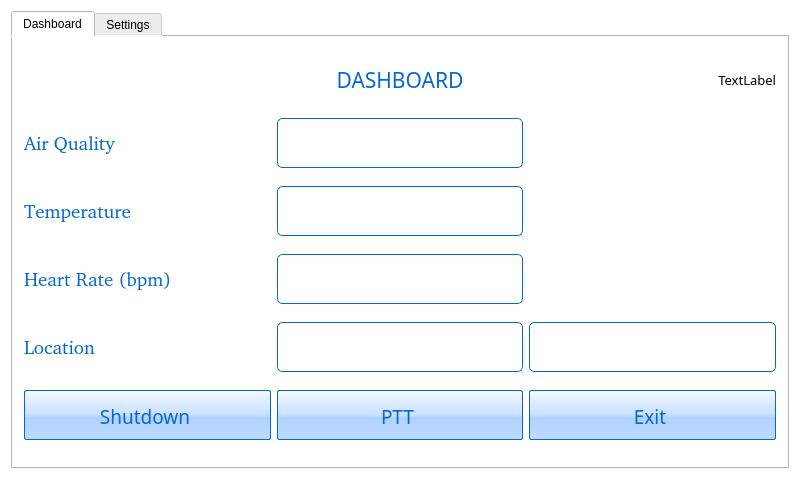
<?xml version="1.0" encoding="UTF-8"?>
<ui version="4.0">
 <class>MainWindow</class>
 <widget class="QMainWindow" name="MainWindow">
  <property name="geometry">
   <rect>
    <x>0</x>
    <y>0</y>
    <width>800</width>
    <height>480</height>
   </rect>
  </property>
  <property name="windowTitle">
   <string/>
  </property>
  <property name="styleSheet">
   <string notr="true">background-color: rgb(255,255,255);</string>
  </property>
  <widget class="QWidget" name="centralWidget">
   <layout class="QGridLayout" name="gridLayout_2">
    <item row="0" column="0">
     <widget class="QTabWidget" name="tabWidget">
      <property name="styleSheet">
       <string notr="true"/>
      </property>
      <property name="tabPosition">
       <enum>QTabWidget::North</enum>
      </property>
      <property name="tabShape">
       <enum>QTabWidget::Rounded</enum>
      </property>
      <property name="currentIndex">
       <number>0</number>
      </property>
      <property name="elideMode">
       <enum>Qt::ElideNone</enum>
      </property>
      <property name="tabBarAutoHide">
       <bool>true</bool>
      </property>
      <widget class="QWidget" name="tabDashboard">
       <attribute name="title">
        <string>Dashboard</string>
       </attribute>
       <layout class="QGridLayout" name="gridLayout">
        <item row="7" column="1">
         <widget class="QPushButton" name="pushButton_PTT">
          <property name="sizePolicy">
           <sizepolicy hsizetype="Expanding" vsizetype="Ignored">
            <horstretch>0</horstretch>
            <verstretch>0</verstretch>
           </sizepolicy>
          </property>
          <property name="minimumSize">
           <size>
            <width>0</width>
            <height>0</height>
           </size>
          </property>
          <property name="maximumSize">
           <size>
            <width>16777215</width>
            <height>50</height>
           </size>
          </property>
          <property name="font">
           <font>
            <family>Aero Matics</family>
            <pointsize>14</pointsize>
           </font>
          </property>
          <property name="focusPolicy">
           <enum>Qt::NoFocus</enum>
          </property>
          <property name="styleSheet">
           <string notr="true">QPushButton:hover{
        background: qlineargradient(x1:0, y1:0, x2:0, y2:1, stop:0.0 rgb(255,217,170), stop:0.5 rgb(255,187,110), stop:0.55 rgb(254,174,66), stop:1.0 rgb(254,219,116));
}

QPushButton {
        border: 1px solid rgb(5,104,204);
        border-radius: 2px;
        padding: 5px 10px 2px 5px;
        background: qlineargradient(x1:0, y1:0, x2:0, y2:1, stop:0.0 rgb(245,249,255), stop:0.5 rgb(199,223,255), stop:0.55 rgb(175,210,255), stop:1.0 rgb(192,219,255));
        color: rgb(5,104,204);
        height: 30px;
}

QPushButton:pressed {
        background: qlineargradient(x1:0, y1:0, x2:0, y2:1, stop:0.0 rgb(192,215,255), stop:0.5 rgb(207,210,111), stop:0.55 rgb(199,223,111), stop:1.0 rgb(245,249,255));
        padding-top: 2px;
        padding-left: 3px;

}

QPushButton:on {
        background: qlineargradient(x1:0, y1:0, x2:0, y2:1, stop:0.0 rgb(90,167,45), stop:0.5 rgb(179,226,150), stop:0.55 rgb(179,226,150), stop:1.0 rgb(245,249,255));
        padding-top: 2px;
        padding-left: 3px;
}

QPushButton:disabled {
        background: transparent rgb(229,233,238);
        padding-top: 2px;        
        padding-left: 3px;
        color: red;
}</string>
          </property>
          <property name="text">
           <string>PTT</string>
          </property>
          <property name="autoDefault">
           <bool>false</bool>
          </property>
          <property name="default">
           <bool>true</bool>
          </property>
          <property name="flat">
           <bool>false</bool>
          </property>
         </widget>
        </item>
        <item row="5" column="2">
         <widget class="QLineEdit" name="lineEdit_lon">
          <property name="sizePolicy">
           <sizepolicy hsizetype="Expanding" vsizetype="Expanding">
            <horstretch>0</horstretch>
            <verstretch>0</verstretch>
           </sizepolicy>
          </property>
          <property name="maximumSize">
           <size>
            <width>16777215</width>
            <height>50</height>
           </size>
          </property>
          <property name="font">
           <font>
            <family>Swis721 Cn BT [Bits]</family>
            <pointsize>14</pointsize>
           </font>
          </property>
          <property name="styleSheet">
           <string notr="true">color:rgb(5,104,204);
border: 1px solid;
border-radius: 5px;
border-color: rgb(5,104,204);</string>
          </property>
         </widget>
        </item>
        <item row="2" column="1">
         <widget class="QLineEdit" name="lineEdit_Air_Quality">
          <property name="sizePolicy">
           <sizepolicy hsizetype="Expanding" vsizetype="Expanding">
            <horstretch>0</horstretch>
            <verstretch>0</verstretch>
           </sizepolicy>
          </property>
          <property name="maximumSize">
           <size>
            <width>16777215</width>
            <height>50</height>
           </size>
          </property>
          <property name="font">
           <font>
            <family>Swis721 Cn BT [Bits]</family>
            <pointsize>14</pointsize>
           </font>
          </property>
          <property name="styleSheet">
           <string notr="true">color:rgb(5,104,204);
border: 1px solid;
border-radius: 5px;
border-color: rgb(5,104,204);</string>
          </property>
          <property name="text">
           <string/>
          </property>
         </widget>
        </item>
        <item row="5" column="0">
         <widget class="QLabel" name="label_4">
          <property name="sizePolicy">
           <sizepolicy hsizetype="Expanding" vsizetype="Expanding">
            <horstretch>0</horstretch>
            <verstretch>0</verstretch>
           </sizepolicy>
          </property>
          <property name="maximumSize">
           <size>
            <width>16777215</width>
            <height>50</height>
           </size>
          </property>
          <property name="sizeIncrement">
           <size>
            <width>0</width>
            <height>0</height>
           </size>
          </property>
          <property name="font">
           <font>
            <family>Swis721 Cn BT [Bits]</family>
            <pointsize>14</pointsize>
           </font>
          </property>
          <property name="styleSheet">
           <string notr="true">color:rgb(5,104,204);
</string>
          </property>
          <property name="text">
           <string>Location</string>
          </property>
         </widget>
        </item>
        <item row="0" column="0">
         <widget class="QLabel" name="lblNetConnectivity">
          <property name="sizePolicy">
           <sizepolicy hsizetype="Fixed" vsizetype="Fixed">
            <horstretch>0</horstretch>
            <verstretch>0</verstretch>
           </sizepolicy>
          </property>
          <property name="minimumSize">
           <size>
            <width>30</width>
            <height>30</height>
           </size>
          </property>
          <property name="maximumSize">
           <size>
            <width>40</width>
            <height>40</height>
           </size>
          </property>
          <property name="styleSheet">
           <string notr="true"/>
          </property>
          <property name="text">
           <string/>
          </property>
         </widget>
        </item>
        <item row="0" column="1">
         <widget class="QLabel" name="label_5">
          <property name="sizePolicy">
           <sizepolicy hsizetype="Expanding" vsizetype="Fixed">
            <horstretch>0</horstretch>
            <verstretch>0</verstretch>
           </sizepolicy>
          </property>
          <property name="maximumSize">
           <size>
            <width>16777215</width>
            <height>40</height>
           </size>
          </property>
          <property name="font">
           <font>
            <family>Aero Matics</family>
            <pointsize>16</pointsize>
            <weight>50</weight>
            <italic>false</italic>
            <bold>false</bold>
            <underline>false</underline>
           </font>
          </property>
          <property name="styleSheet">
           <string notr="true">color:rgb(5,104,204);</string>
          </property>
          <property name="text">
           <string>DASHBOARD</string>
          </property>
          <property name="alignment">
           <set>Qt::AlignCenter</set>
          </property>
         </widget>
        </item>
        <item row="0" column="2">
         <widget class="QLabel" name="lblSysDate">
          <property name="sizePolicy">
           <sizepolicy hsizetype="Expanding" vsizetype="Fixed">
            <horstretch>0</horstretch>
            <verstretch>0</verstretch>
           </sizepolicy>
          </property>
          <property name="maximumSize">
           <size>
            <width>16777215</width>
            <height>50</height>
           </size>
          </property>
          <property name="font">
           <font>
            <family>Aero Matics</family>
            <pointsize>10</pointsize>
           </font>
          </property>
          <property name="styleSheet">
           <string notr="true">color: rgb(0,0,0);</string>
          </property>
          <property name="text">
           <string>TextLabel</string>
          </property>
          <property name="alignment">
           <set>Qt::AlignRight|Qt::AlignTrailing|Qt::AlignVCenter</set>
          </property>
         </widget>
        </item>
        <item row="2" column="0">
         <widget class="QLabel" name="label">
          <property name="sizePolicy">
           <sizepolicy hsizetype="Expanding" vsizetype="Expanding">
            <horstretch>0</horstretch>
            <verstretch>0</verstretch>
           </sizepolicy>
          </property>
          <property name="maximumSize">
           <size>
            <width>16777215</width>
            <height>50</height>
           </size>
          </property>
          <property name="font">
           <font>
            <family>Swis721 Cn BT [Bits]</family>
            <pointsize>14</pointsize>
            <weight>50</weight>
            <bold>false</bold>
           </font>
          </property>
          <property name="styleSheet">
           <string notr="true">color:rgb(5,104,204);
</string>
          </property>
          <property name="text">
           <string>Air Quality</string>
          </property>
         </widget>
        </item>
        <item row="3" column="1">
         <widget class="QLineEdit" name="lineEdit_Temperature">
          <property name="sizePolicy">
           <sizepolicy hsizetype="Expanding" vsizetype="Expanding">
            <horstretch>0</horstretch>
            <verstretch>0</verstretch>
           </sizepolicy>
          </property>
          <property name="maximumSize">
           <size>
            <width>16777215</width>
            <height>50</height>
           </size>
          </property>
          <property name="font">
           <font>
            <family>Swis721 Cn BT [Bits]</family>
            <pointsize>14</pointsize>
           </font>
          </property>
          <property name="styleSheet">
           <string notr="true">color:rgb(5,104,204);
border: 1px solid;
border-radius: 5px;
border-color: rgb(5,104,204);</string>
          </property>
          <property name="text">
           <string/>
          </property>
         </widget>
        </item>
        <item row="3" column="0">
         <widget class="QLabel" name="label_2">
          <property name="sizePolicy">
           <sizepolicy hsizetype="Expanding" vsizetype="Expanding">
            <horstretch>0</horstretch>
            <verstretch>0</verstretch>
           </sizepolicy>
          </property>
          <property name="maximumSize">
           <size>
            <width>16777215</width>
            <height>50</height>
           </size>
          </property>
          <property name="font">
           <font>
            <family>Swis721 Cn BT [Bits]</family>
            <pointsize>14</pointsize>
           </font>
          </property>
          <property name="styleSheet">
           <string notr="true">color:rgb(5,104,204);
</string>
          </property>
          <property name="text">
           <string>Temperature</string>
          </property>
         </widget>
        </item>
        <item row="4" column="0">
         <widget class="QLabel" name="label_3">
          <property name="sizePolicy">
           <sizepolicy hsizetype="Expanding" vsizetype="Expanding">
            <horstretch>0</horstretch>
            <verstretch>0</verstretch>
           </sizepolicy>
          </property>
          <property name="maximumSize">
           <size>
            <width>16777215</width>
            <height>50</height>
           </size>
          </property>
          <property name="font">
           <font>
            <family>Swis721 Cn BT [Bits]</family>
            <pointsize>14</pointsize>
           </font>
          </property>
          <property name="styleSheet">
           <string notr="true">color:rgb(5,104,204);
</string>
          </property>
          <property name="text">
           <string>Heart Rate (bpm)</string>
          </property>
         </widget>
        </item>
        <item row="4" column="1">
         <widget class="QLineEdit" name="lineEdit_Heartbeat">
          <property name="sizePolicy">
           <sizepolicy hsizetype="Expanding" vsizetype="Expanding">
            <horstretch>0</horstretch>
            <verstretch>0</verstretch>
           </sizepolicy>
          </property>
          <property name="maximumSize">
           <size>
            <width>16777215</width>
            <height>50</height>
           </size>
          </property>
          <property name="font">
           <font>
            <family>Swis721 Cn BT [Bits]</family>
            <pointsize>14</pointsize>
           </font>
          </property>
          <property name="styleSheet">
           <string notr="true">color:rgb(5,104,204);
border: 1px solid;
border-radius: 5px;
border-color: rgb(5,104,204);</string>
          </property>
         </widget>
        </item>
        <item row="7" column="2">
         <widget class="QPushButton" name="pushButton_Exit">
          <property name="sizePolicy">
           <sizepolicy hsizetype="Expanding" vsizetype="Expanding">
            <horstretch>0</horstretch>
            <verstretch>0</verstretch>
           </sizepolicy>
          </property>
          <property name="maximumSize">
           <size>
            <width>16777215</width>
            <height>50</height>
           </size>
          </property>
          <property name="font">
           <font>
            <family>Aero Matics</family>
            <pointsize>14</pointsize>
           </font>
          </property>
          <property name="focusPolicy">
           <enum>Qt::NoFocus</enum>
          </property>
          <property name="styleSheet">
           <string notr="true">
QPushButton:hover{
        background: qlineargradient(x1:0, y1:0, x2:0, y2:1, stop:0.0 rgb(255,217,170), stop:0.5 rgb(255,187,110), stop:0.55 rgb(254,174,66), stop:1.0 rgb(254,219,116));
}

QPushButton {
        border: 1px solid rgb(5,104,204);
        border-radius: 2px;
        padding: 5px 10px 2px 5px;
        background: qlineargradient(x1:0, y1:0, x2:0, y2:1, stop:0.0 rgb(245,249,255), stop:0.5 rgb(199,223,255), stop:0.55 rgb(175,210,255), stop:1.0 rgb(192,219,255));
        color: rgb(5,104,204);
        height: 30px;
}

QPushButton:pressed {
        background: qlineargradient(x1:0, y1:0, x2:0, y2:1, stop:0.0 rgb(192,215,255), stop:0.5 rgb(207,210,111), stop:0.55 rgb(199,223,111), stop:1.0 rgb(245,249,255));
        padding-top: 2px;
        padding-left: 3px;

}

QPushButton:on {
        background: qlineargradient(x1:0, y1:0, x2:0, y2:1, stop:0.0 rgb(90,167,45), stop:0.5 rgb(179,226,150), stop:0.55 rgb(179,226,150), stop:1.0 rgb(245,249,255));
        padding-top: 2px;
        padding-left: 3px;
}

QPushButton:disabled {
        background: transparent rgb(229,233,238);
        padding-top: 2px;        
        padding-left: 3px;
        color: red;
}</string>
          </property>
          <property name="text">
           <string>Exit</string>
          </property>
          <property name="default">
           <bool>true</bool>
          </property>
         </widget>
        </item>
        <item row="7" column="0">
         <widget class="QPushButton" name="pushButton_Shutdown">
          <property name="sizePolicy">
           <sizepolicy hsizetype="Expanding" vsizetype="Expanding">
            <horstretch>0</horstretch>
            <verstretch>0</verstretch>
           </sizepolicy>
          </property>
          <property name="maximumSize">
           <size>
            <width>16777215</width>
            <height>50</height>
           </size>
          </property>
          <property name="font">
           <font>
            <family>Aero Matics</family>
            <pointsize>14</pointsize>
           </font>
          </property>
          <property name="focusPolicy">
           <enum>Qt::NoFocus</enum>
          </property>
          <property name="styleSheet">
           <string notr="true">
QPushButton:hover{
        background: qlineargradient(x1:0, y1:0, x2:0, y2:1, stop:0.0 rgb(255,217,170), stop:0.5 rgb(255,187,110), stop:0.55 rgb(254,174,66), stop:1.0 rgb(254,219,116));
}

QPushButton {
        border: 1px solid rgb(5,104,204);
        border-radius: 2px;
        padding: 5px 10px 2px 5px;
        background: qlineargradient(x1:0, y1:0, x2:0, y2:1, stop:0.0 rgb(245,249,255), stop:0.5 rgb(199,223,255), stop:0.55 rgb(175,210,255), stop:1.0 rgb(192,219,255));
        color: rgb(5,104,204);
        height: 30px;
}

QPushButton:pressed {
        background: qlineargradient(x1:0, y1:0, x2:0, y2:1, stop:0.0 rgb(192,215,255), stop:0.5 rgb(207,210,111), stop:0.55 rgb(199,223,111), stop:1.0 rgb(245,249,255));
        padding-top: 2px;
        padding-left: 3px;

}

QPushButton:on {
        background: qlineargradient(x1:0, y1:0, x2:0, y2:1, stop:0.0 rgb(90,167,45), stop:0.5 rgb(179,226,150), stop:0.55 rgb(179,226,150), stop:1.0 rgb(245,249,255));
        padding-top: 2px;
        padding-left: 3px;
}

QPushButton:disabled {
        background: transparent rgb(229,233,238);
        padding-top: 2px;        
        padding-left: 3px;
        color: red;
}</string>
          </property>
          <property name="text">
           <string notr="true">Shutdown</string>
          </property>
          <property name="default">
           <bool>true</bool>
          </property>
         </widget>
        </item>
        <item row="5" column="1">
         <widget class="QLineEdit" name="lineEdit_lat">
          <property name="sizePolicy">
           <sizepolicy hsizetype="Expanding" vsizetype="Expanding">
            <horstretch>0</horstretch>
            <verstretch>0</verstretch>
           </sizepolicy>
          </property>
          <property name="maximumSize">
           <size>
            <width>16777215</width>
            <height>50</height>
           </size>
          </property>
          <property name="font">
           <font>
            <family>Swis721 Cn BT [Bits]</family>
            <pointsize>14</pointsize>
           </font>
          </property>
          <property name="styleSheet">
           <string notr="true">color:rgb(5,104,204);
border: 1px solid;
border-radius: 5px;
border-color: rgb(5,104,204);</string>
          </property>
         </widget>
        </item>
       </layout>
      </widget>
      <widget class="QWidget" name="tabSettings">
       <attribute name="title">
        <string>Settings</string>
       </attribute>
      </widget>
     </widget>
    </item>
   </layout>
  </widget>
 </widget>
 <layoutdefault spacing="6" margin="11"/>
 <resources/>
 <connections/>
</ui>
